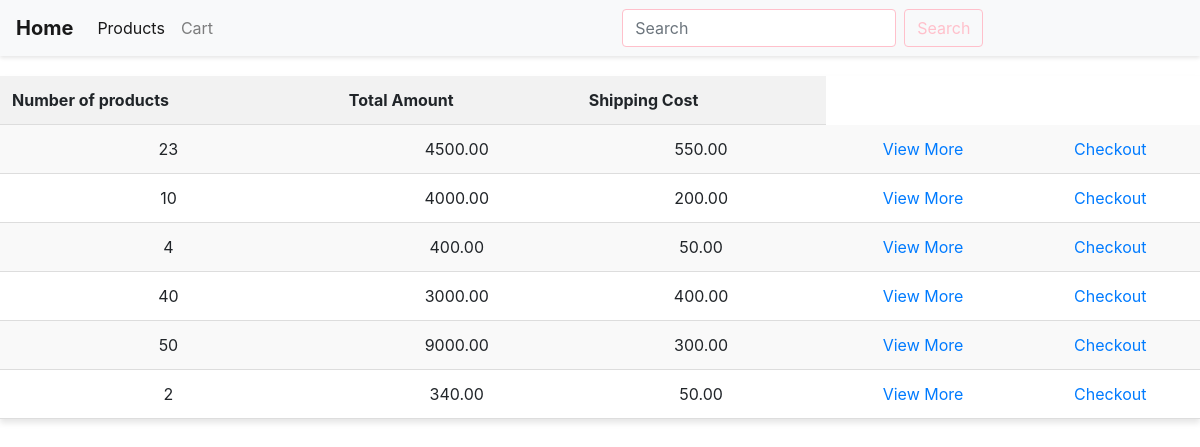
Before: /cart/cart/list with the older database file.
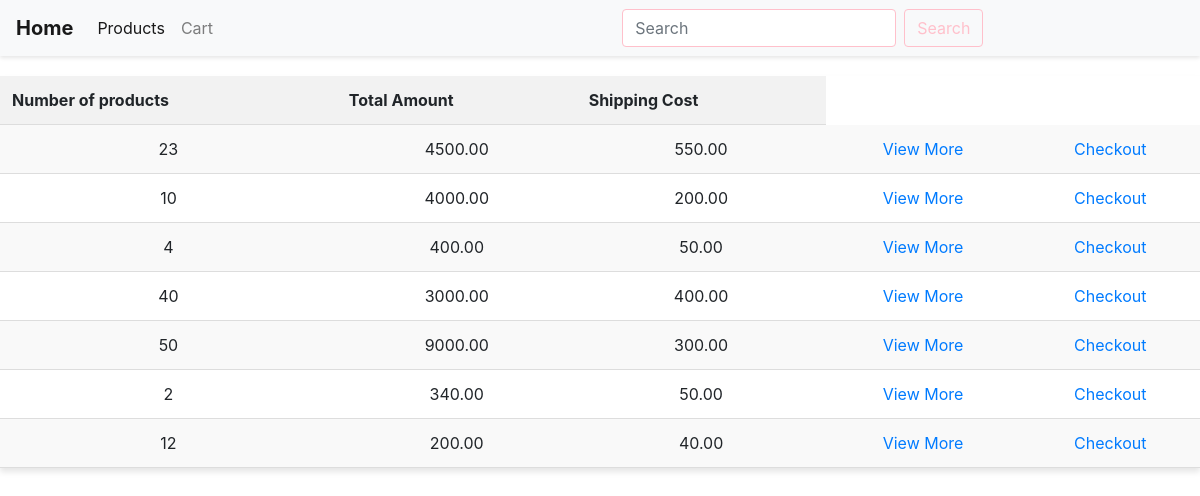
After: the same page with the newer database file.
### cart/models.py (models this page shows, shortened)
class Cart(models.Model):
    products = models.ManyToManyField(Product)
    order = models.OneToOneField(Order,on_delete=models.CASCADE,null=True)
    number_of_products = models.PositiveIntegerField()
    total_amount = models.DecimalField(max_digits=6,decimal_places=2)
    shipping_cost = models.DecimalField(max_digits=6,decimal_places=2)
    payment_options = models.CharField(max_length=32)
    discount = models.DecimalField(max_digits=5,decimal_places=2)

### cart/views.py (the view)
# urls.py: path("cart/list", cart_list, name = "cart_list_view"),
def cart_list(request):
    carts = Cart.objects.all()
    return render (request, "cart/cart_list.html", {"carts": carts})

### templates/cart/cart_list.html (shortened to what this page needs)
<!DOCTYPE html>
<html lang="en">
<head>
    {% load static %}
    <link rel="stylesheet" href="{% static 'inventory/products_list.css' %}">
</head>
<body>
    {% include "navbar.html" %}
    <table>
            <tr>
                <th>Number of products</th>
                <th>Total Amount</th>
                <th>Shipping Cost</th>
            </tr>
            {% for cart in carts %}
            <tr>
                <td>{{ cart.number_of_products }}</td>
                <td>{{ cart.total_amount }}</td>
                <td>{{ cart.shipping_cost }}</td>
              <td>  <a href="{% url 'product_detail_view' id=cart.id%}">View More</a></td>
                <td><a href="{% url 'payment_list_view' %}">Checkout</a></td>
            </tr>
            {% endfor %}
    </table>
</body>
</html>

Changed rows visible on the page:
added Cart: number_of_products "12", total_amount "200.00", shipping_cost "40.00"
